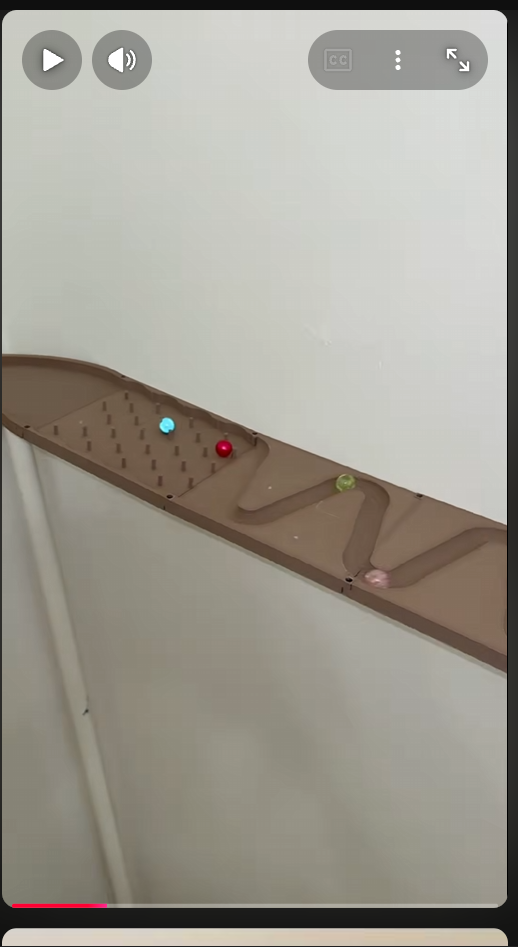
#> input picture docs/references/sloped_course_layout_reference.png, 518 x 947 px
$ python -i hero_lab.py   (imports and definitions only)
#> lines starting #> are read from the running program, lines starting #| are printed output that depends on the picture
"""Render the final hero machine: the hero still, module lenses, sheets, a clip.

An art driver, like ``visual_lab.py`` and ``track_lab.py`` and separate from
both. It launches Godot against ``scenes/HeroRender.tscn``, which builds the
seven-stage machine from the module scripts under
``godot/assets/marble_machine/hero/`` and photographs it. It loads no replay,
imports nothing from ``race`` or ``engine``, and cannot change what a race does.

Finding Godot, in order: ``--godot``, then ``$GODOT_BIN`` or ``$GODOT4_BIN``,
then the PATH. The same rule every other render tool here follows.

Typical use::

    python tools/hero_lab.py preview      # fast 540x960 hero, for iterating
    python tools/hero_lab.py shots        # hero + phone + seven module stills
    python tools/hero_lab.py sheets       # target comparison, phone, modules
    python tools/hero_lab.py sweeps       # elevation / azimuth / lens sheets
    python tools/hero_lab.py motion       # the 6-second clip
    python tools/hero_lab.py all
"""

from __future__ import annotations

import argparse
import glob
import os
import shutil
import subprocess
import sys
import time

from PIL import Image, ImageDraw, ImageFont

REPO = os.path.dirname(os.path.dirname(os.path.abspath(__file__)))
GODOT_PROJECT = os.path.join(REPO, "godot")
RENDER_SCENE = "scenes/HeroRender.tscn"

OUT_DOCS = os.path.join(REPO, "docs", "validation", "final_hero_machine")
OUT_MEDIA = os.path.join(REPO, "output", "final_hero_machine")
PREVIEW = os.path.join(REPO, "docs", "validation", "final_hero_machine",
                       "_preview")
REFERENCE = os.path.join(REPO, "docs", "references",
                         "neon_marble_machine_concept.png")

WIDTH = 1080
HEIGHT = 1920
MODULE_SIZE = 1200
PREVIEW_WIDTH = 540
PREVIEW_HEIGHT = 960
CLIP_FPS = 30
CLIP_SECONDS = 6.0

# The reference sheet is a multi-panel infographic; its left column is the
# hero render of the machine and the only part a hero frame can be compared
# against. This fraction is that column's right edge.
REFERENCE_HERO_FRACTION = 0.335

MODULE_SHOTS = ("start", "bowl", "s_bridge", "collector", "split",
                "compression", "finish")
HERO_SHOTS = ("hero", "phone") + MODULE_SHOTS
ELEVATION_SHOTS = ("e18", "e21", "e24", "e27")
AZIMUTH_SHOTS = ("a26", "a33", "a40", "a47")
LENS_SHOTS = ("f28", "a33", "f35", "f38")

GODOT_ENV_VARS = ("GODOT_BIN", "GODOT4_BIN")
GODOT_ON_PATH = ("godot", "godot4", "Godot_v4.7.2-stable_win64.exe")


class LabError(RuntimeError):
    """The render did not produce what was asked for."""


# --- locating Godot -------------------------------------------------------


# [83 lines left out: functions find_godot, run_godot, render_stills, render_clip, not called in this run]


# --- sheets ---------------------------------------------------------------


def _font(size: int) -> ImageFont.ImageFont:
    for name in ("segoeuib.ttf", "arialbd.ttf", "DejaVuSans-Bold.ttf"):
        try:
            return ImageFont.truetype(name, size)
        except OSError:
            continue
    return ImageFont.load_default()


def _labelled(image: Image.Image, text: str, height: int) -> Image.Image:
    """One panel, scaled to `height`, with a caption bar under it."""
    scale = height / image.height
    panel = image.resize((max(1, int(image.width * scale)), height),
                         Image.LANCZOS)
    bar = 54
    out = Image.new("RGB", (panel.width, height + bar), (10, 14, 20))
    out.paste(panel, (0, 0))
    draw = ImageDraw.Draw(out)
    draw.text((16, height + 14), text, font=_font(26), fill=(214, 232, 244))
    return out


def _row(panels: list[Image.Image], gap: int = 14) -> Image.Image:
    width = sum(p.width for p in panels) + gap * (len(panels) - 1)
    height = max(p.height for p in panels)
    sheet = Image.new("RGB", (width, height), (10, 14, 20))
    x = 0
    for panel in panels:
        sheet.paste(panel, (x, 0))
        x += panel.width + gap
    return sheet


# [34 lines left out: functions module_sheet, target_comparison, sweep_sheet, not called in this run]


def phone_sheet(hero: str, destination: str) -> None:
    """The hero at the size a phone actually shows it, beside a 2x crop.

    A hero frame is reviewed at 1080x1920 and then shipped to a screen a third
    that size, and detail that survives one does not always survive the other.
    The crop is there so the sheet answers both questions at once.
    """
#> called with destination = 'out.png'
    full = Image.open(hero)
#> full is the input picture: PIL image 518x947 RGBA; mean R, G, B, A 159.2, 155.7, 146.1, 255
    small = full.resize((390, int(390 * full.height / full.width)),
                        Image.LANCZOS)
    crop = full.crop((int(full.width * 0.12), int(full.height * 0.30),
                      int(full.width * 0.90), int(full.height * 0.74)))
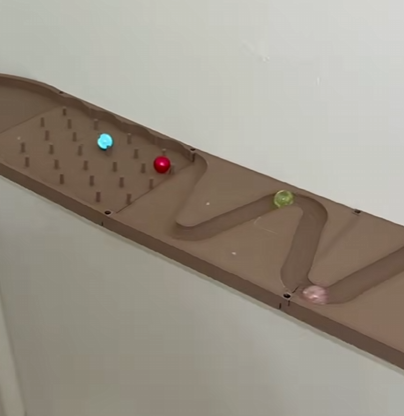
#> crop: PIL image 404x416 RGBA; mean R, G, B, A 155.5, 148.3, 136.6, 255
    crop = crop.resize((390, int(390 * crop.height / crop.width)),
                       Image.LANCZOS)
#> crop: PIL image 390x401 RGBA
    panels = [_labelled(small, "PHONE 390px", small.height),
              _labelled(crop, "PHONE DETAIL", small.height)]
#> in _labelled, `out = Image.new("RGB", (panel.width, height + bar), (10, 14, 20))`:
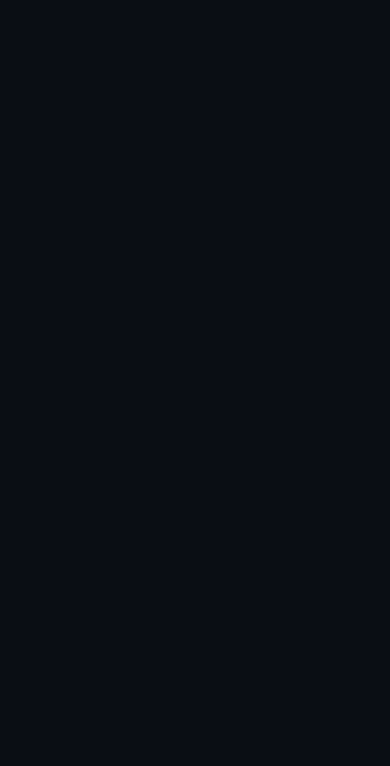
#> out: PIL image 390x766 RGB; mean R, G, B 10, 14, 20
#> in _labelled, `out.paste(panel, (0, 0))`:
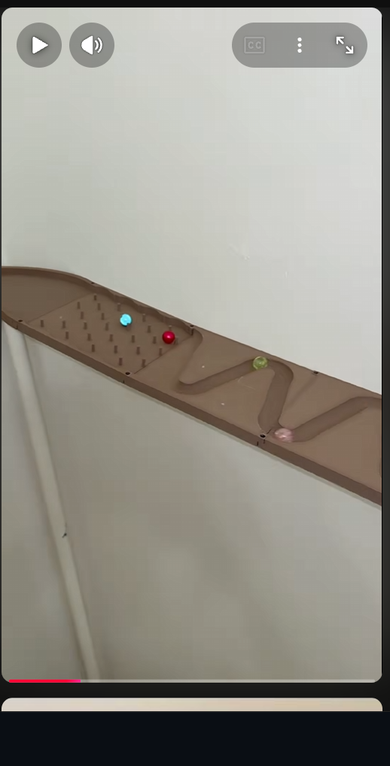
#> out: PIL image 390x766 RGB; mean R, G, B 148.7, 145.7, 137.3
#> call 2 of _labelled, with text = 'PHONE DETAIL', height = 712
#> in _labelled (call 2), `scale = height / image.height`: scale = 1.78
#> in _labelled (call 2), `out = Image.new("RGB", (panel.width, height + bar), (10, 14, 20))`:
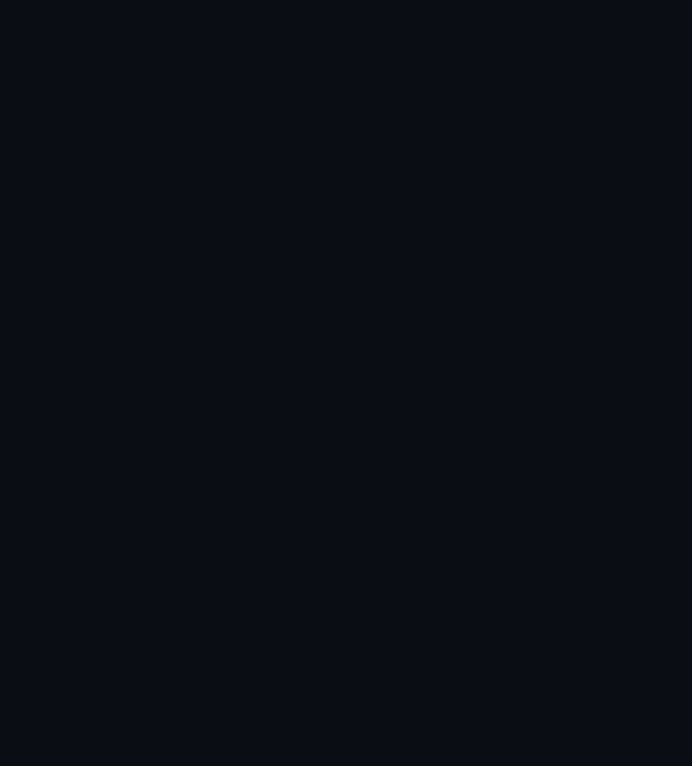
#> out: PIL image 692x766 RGB; mean R, G, B 10, 14, 20
#> in _labelled (call 2), `out.paste(panel, (0, 0))`:
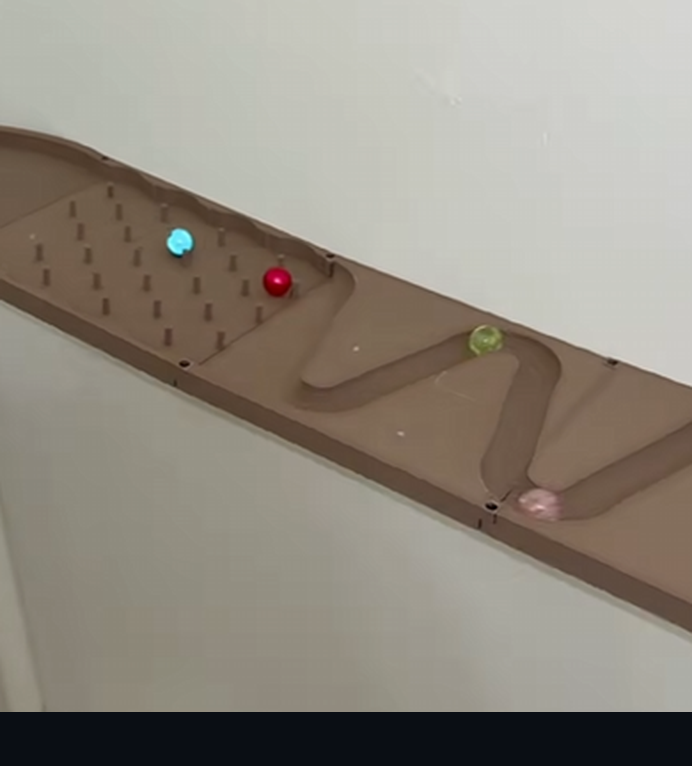
#> out: PIL image 692x766 RGB; mean R, G, B 145.2, 138.9, 128.4
    _row(panels).save(destination)
#> in _row, `width = sum(p.width for p in panels) + gap * (len(panels) - 1)`: width = 1096
#> in _row, `height = max(p.height for p in panels)`: height = 766
#> in _row, `sheet = Image.new("RGB", (width, height), (10, 14, 20))`:
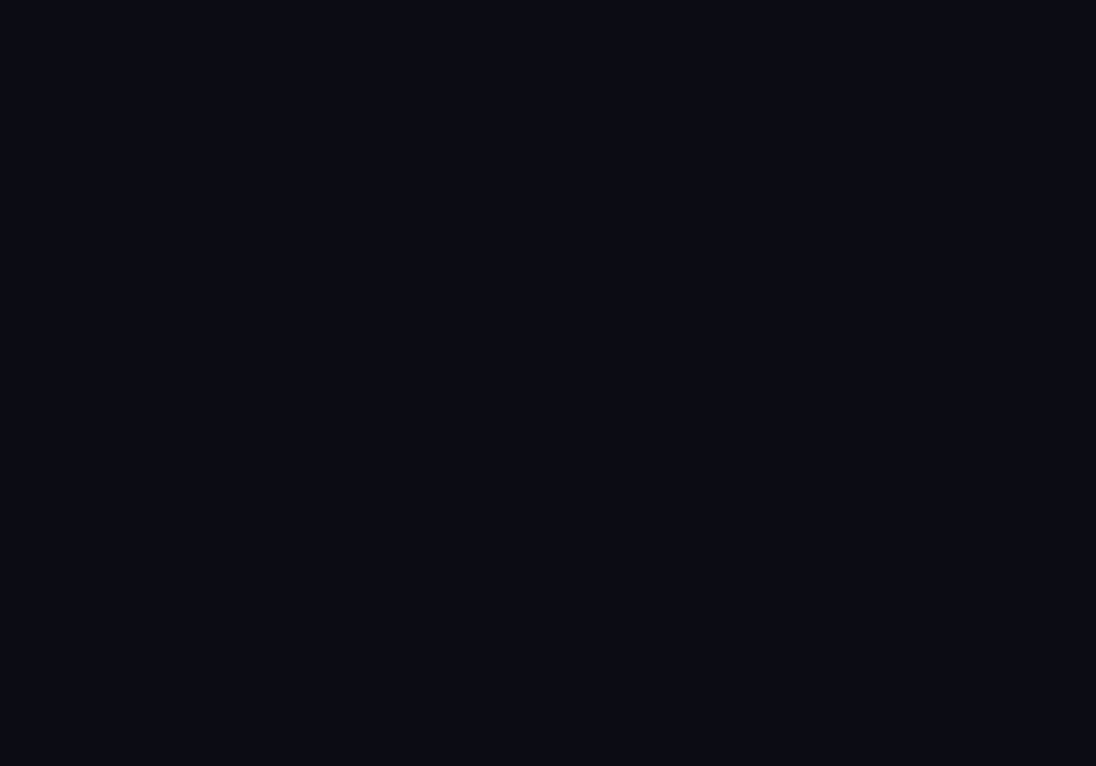
#> sheet: PIL image 1096x766 RGB; mean R, G, B 10, 14, 20
#> the loop in _row, `for panel in panels:` made 2 passes
#> x on passes 1 to 2: 404, 1110
#> after the loop in _row, `for panel in panels:`:
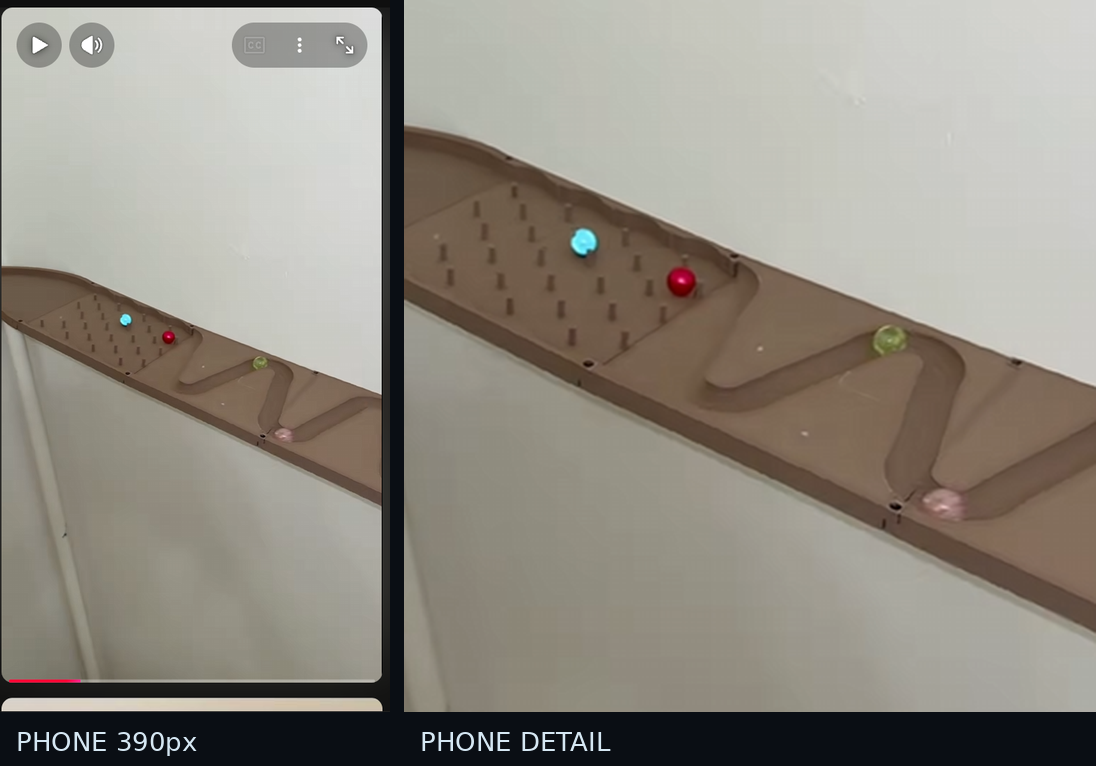
#> sheet: PIL image 1096x766 RGB; mean R, G, B 145.3, 140.3, 130.7
#> after the loop in _row, `for panel in panels:`: x = 1110
    print(f"  phone -> {destination}")


# --- clip -----------------------------------------------------------------


# [86 lines left out: functions encode, main, not called in this run]


# [6 lines not run here, left out]

>>> result = phone_sheet('../docs/references/sloped_course_layout_reference.png', 'out.png')
